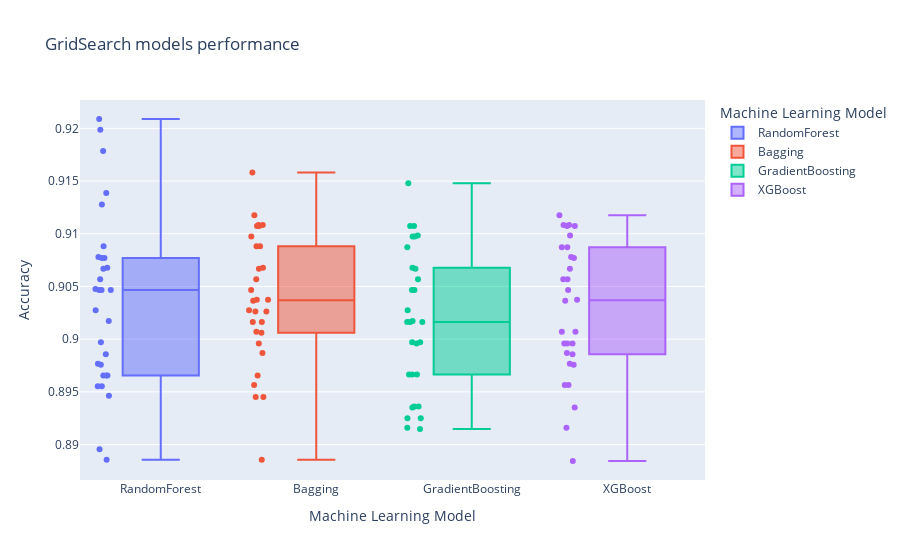

Notebook code cell kept with this figure:
### Markdown cell above
Generate a box plot to check the evaluation of each model.

### Code cell
fig = px.box(classificationmod, x="Model", y="Score",color="Model",points='all',
labels={"Model": "Machine Learning Model",
        "Score": "Accuracy"
        },title="GridSearch models performance")
fig.show()
#fig.write_image("Boxplot.jpeg",engine="kaleido",format="png", width=1600, height=700, scale=0.75)

### Figure 1 — Plotly figure (JSON) as saved in the notebook; plotly's stock layout.template omitted (floating-point values rounded to 4 significant figures)
{"data": [{"alignmentgroup": "True", "boxpoints": "all", "hovertemplate": "Machine Learning Model=%{x}<br>Accuracy=%{y}<extra></extra>", "legendgroup": "RandomForest", "marker": {"color": "#636efa"}, "name": "RandomForest", "notched": false, "offsetgroup": "RandomForest", "orientation": "v", "showlegend": true, "type": "box", "x": ["RandomForest", "RandomForest", "RandomForest", "RandomForest", "RandomForest", "RandomForest", "RandomForest", "RandomForest", "RandomForest", "RandomForest", "RandomForest", "RandomForest", "RandomForest", "RandomForest", "RandomForest", "RandomForest", "RandomForest", "RandomForest", "RandomForest", "RandomForest", "RandomForest", "RandomForest", "RandomForest", "RandomForest", "RandomForest", "RandomForest", "RandomForest", "RandomForest", "RandomForest", "RandomForest"], "x0": " ", "xaxis": "x", "y": [0.9017, 0.9139, 0.8997, 0.9068, 0.9178, 0.9047, 0.8966, 0.9047, 0.8966, 0.8955, 0.9088, 0.9078, 0.8946, 0.9027, 0.8955, 0.8986, 0.9209, 0.8976, 0.9128, 0.9057, 0.9048, 0.8977, 0.8896, 0.8886, 0.8966, 0.9067, 0.9047, 0.9077, 0.9077, 0.9199], "y0": " ", "yaxis": "y"}, {"alignmentgroup": "True", "boxpoints": "all", "hovertemplate": "Machine Learning Model=%{x}<br>Accuracy=%{y}<extra></extra>", "legendgroup": "Bagging", "marker": {"color": "#EF553B"}, "name": "Bagging", "notched": false, "offsetgroup": "Bagging", "orientation": "v", "showlegend": true, "type": "box", "x": ["Bagging", "Bagging", "Bagging", "Bagging", "Bagging", "Bagging", "Bagging", "Bagging", "Bagging", "Bagging", "Bagging", "Bagging", "Bagging", "Bagging", "Bagging", "Bagging", "Bagging", "Bagging", "Bagging", "Bagging", "Bagging", "Bagging", "Bagging", "Bagging", "Bagging", "Bagging", "Bagging", "Bagging", "Bagging", "Bagging"], "x0": " ", "xaxis": "x", "y": [0.9037, 0.9108, 0.9037, 0.9088, 0.9097, 0.9026, 0.8996, 0.9016, 0.9016, 0.8966, 0.9088, 0.9108, 0.8956, 0.9027, 0.8945, 0.9037, 0.9118, 0.8945, 0.9108, 0.9047, 0.9068, 0.9007, 0.8886, 0.8987, 0.9006, 0.9108, 0.9067, 0.9057, 0.9026, 0.9158], "y0": " ", "yaxis": "y"}, {"alignmentgroup": "True", "boxpoints": "all", "hovertemplate": "Machine Learning Model=%{x}<br>Accuracy=%{y}<extra></extra>", "legendgroup": "GradientBoosting", "marker": {"color": "#00cc96"}, "name": "GradientBoosting", "notched": false, "offsetgroup": "GradientBoosting", "orientation": "v", "showlegend": true, "type": "box", "x": ["GradientBoosting", "GradientBoosting", "GradientBoosting", "GradientBoosting", "GradientBoosting", "GradientBoosting", "GradientBoosting", "GradientBoosting", "GradientBoosting", "GradientBoosting", "GradientBoosting", "GradientBoosting", "GradientBoosting", "GradientBoosting", "GradientBoosting", "GradientBoosting", "GradientBoosting", "GradientBoosting", "GradientBoosting", "GradientBoosting", "GradientBoosting", "GradientBoosting", "GradientBoosting", "GradientBoosting", "GradientBoosting", "GradientBoosting", "GradientBoosting", "GradientBoosting", "GradientBoosting", "GradientBoosting"], "x0": " ", "xaxis": "x", "y": [0.8967, 0.9017, 0.8997, 0.9068, 0.9108, 0.9067, 0.8915, 0.9016, 0.9016, 0.8935, 0.9027, 0.9098, 0.8997, 0.8967, 0.8925, 0.9016, 0.9108, 0.8925, 0.9097, 0.9047, 0.8967, 0.8936, 0.8916, 0.8936, 0.8996, 0.9057, 0.9087, 0.9047, 0.9097, 0.9148], "y0": " ", "yaxis": "y"}, {"alignmentgroup": "True", "boxpoints": "all", "hovertemplate": "Machine Learning Model=%{x}<br>Accuracy=%{y}<extra></extra>", "legendgroup": "XGBoost", "marker": {"color": "#ab63fa"}, "name": "XGBoost", "notched": false, "offsetgroup": "XGBoost", "orientation": "v", "showlegend": true, "type": "box", "x": ["XGBoost", "XGBoost", "XGBoost", "XGBoost", "XGBoost", "XGBoost", "XGBoost", "XGBoost", "XGBoost", "XGBoost", "XGBoost", "XGBoost", "XGBoost", "XGBoost", "XGBoost", "XGBoost", "XGBoost", "XGBoost", "XGBoost", "XGBoost", "XGBoost", "XGBoost", "XGBoost", "XGBoost", "XGBoost", "XGBoost", "XGBoost", "XGBoost", "XGBoost", "XGBoost"], "x0": " ", "xaxis": "x", "y": [0.9007, 0.9078, 0.9037, 0.9098, 0.9077, 0.8996, 0.8935, 0.9087, 0.8996, 0.8996, 0.9108, 0.9108, 0.8956, 0.8987, 0.8884, 0.8986, 0.9067, 0.8976, 0.9108, 0.9057, 0.8956, 0.9007, 0.8916, 0.8977, 0.9037, 0.9087, 0.9057, 0.9047, 0.9118, 0.9108], "y0": " ", "yaxis": "y"}], "layout": {"boxmode": "overlay", "legend": {"title": {"text": "Machine Learning Model"}, "tracegroupgap": 0}, "title": {"text": "GridSearch models performance"}, "xaxis": {"anchor": "y", "categoryarray": ["RandomForest", "Bagging", "GradientBoosting", "XGBoost"], "categoryorder": "array", "domain": [0, 1], "title": {"text": "Machine Learning Model"}}, "yaxis": {"anchor": "x", "domain": [0, 1], "title": {"text": "Accuracy"}}}}
